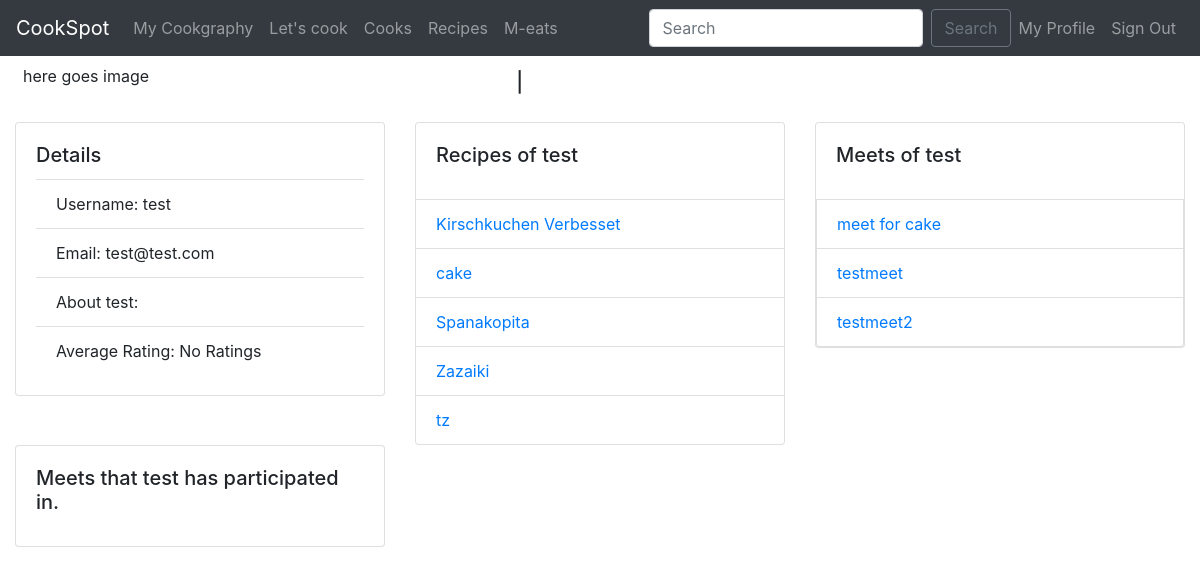
Page /test/myprofile/ (signed in) on the earlier database version.
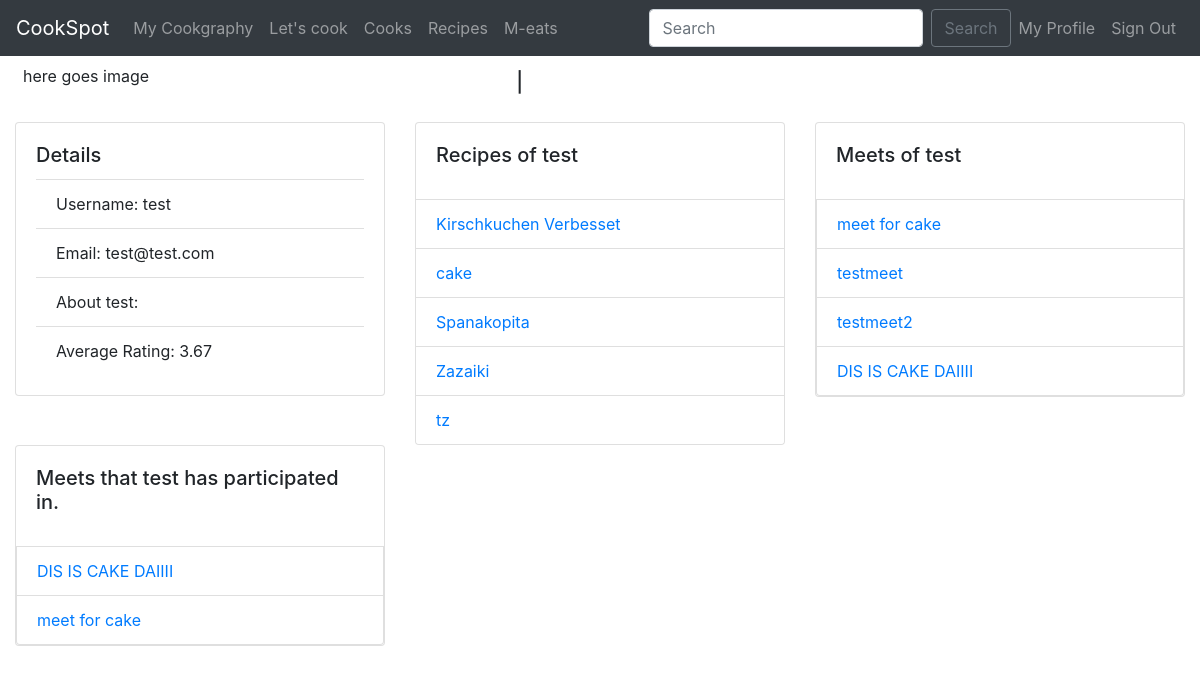
Same page on the later database version.
### CookSpot/models.py (models this page shows, shortened)
class Profile(models.Model):
    user = models.OneToOneField(User, on_delete=models.CASCADE)
    birth_date = models.DateField(null=True, blank=True)
    bio = models.TextField(max_length=500, blank=True)
    profile_photo = models.URLField()
    def get_av_rating(self):
        averagescore = 0
        for rating in (self.user.gottenratings.all()):
            averagescore += rating.rating
        try:
            averagescore /= len(self.user.gottenratings.all())
            averagescore = round(averagescore,2)
        except(ZeroDivisionError):
            averagescore = "No Ratings"
        return averagescore

class Recipe(models.Model):
    user = models.ForeignKey(User, on_delete=models.CASCADE)
    name = models.CharField(max_length=254)
    description = models.TextField()
    image = models.URLField()
    tags = models.CharField(max_length=254)
    difficulty = models.CharField(max_length=254)
    preparationtime = models.CharField(max_length=254)
    cookingtime = models.CharField(max_length=254)
    instructions = models.TextField()

class Meets(models.Model):
    user = models.ForeignKey(User, on_delete=models.CASCADE)
    recipe = models.ForeignKey(Recipe, on_delete=models.CASCADE)
    maximumparticipants = models.IntegerField(blank=True, null=True)
    participants = ManyToManyField(User, related_name="participants", blank=True)
    name = models.CharField(max_length=254)
    date = models.DateField()
    desc = models.TextField()

class UserRating(models.Model):
    fromuser = models.ForeignKey(User, on_delete=models.CASCADE, related_name='givenratings')
    touser =  models.ForeignKey(User, on_delete=models.CASCADE, related_name='gottenratings')
    meet = models.ForeignKey(Meets, blank=True, null=True, on_delete=models.PROTECT)
    rating = models.IntegerField(validators=[MinValueValidator(0),MaxValueValidator(5)])
    class META:
        constraints = [
        models.UniqueConstraint(fields=["fromuser", "touser", "meet"], name="1 Rating per Meet")
    ]

### CookSpot/views.py (the view)
# urls.py: path("<str:User_username>/myprofile/", views.profile, name="myprofile"),
@login_required()
def profile(request,User_username):
    user = User.objects.get(username=User_username)
    loggedin = request.user
    return render(request, "user.html", {'user': user, 'loggedin':loggedin})

### templates/user.html (shortened to what the changed rows need)
{% extends "index.html" %}
{% block content %}
{% if request.user.pk == user.pk %}
<div class="row py-2">
  <div class="col-sm-12 col-md-4 ">
      <div class="card">
          <div class="card-body">
              <h5 class="card-title">Details</h5>
              <button type="button" class="btn btn-primary" data-toggle="modal" data-target="#exampleModal">Edit profile details</button>
          <ul class="list-group list-group-flush" id="detailsList">
            <li class="list-group-item">My username: {{user.username}}</li>
            <li class="list-group-item">My email: {{user.email}}</li>
            <li class="list-group-item">About me: {{user.profile.bio}}</li>
            <li class="list-group-item">Average Rating: {{user.profile.get_av_rating}}</li>
          </ul>
          <div class="modal fade" id="exampleModal" tabindex="-1" role="dialog" aria-labelledby="exampleModalLabel" aria-hidden="true">
            <div class="modal-dialog" role="document">
              <div class="modal-content">
                <div class="modal-header">
                  <h5 class="modal-title" id="exampleModalLabel">Modal title</h5>
                  <button type="button" class="close" data-dismiss="modal" aria-label="Close">
                    <span aria-hidden="true">&times;</span>
                  </button>
                </div>
                <div class="modal-body">
                  <form method="POST" action="{% url 'web:editUserDetails' %}">  {% csrf_token %}
                    <div class="form-row">
                      <div class="col">
                        <input type="text" name="firstName" class="form-control" placeholder="First name">
                      </div>
                      <div class="col">
                        <input type="text" name="lastName" class="form-control" placeholder="Last name">
                      </div>
                    </div>
                    <div class="form-group">
                      <label for="username" class="col-form-label">Username:</label>
                      <input type="text" name="username" class="form-control" id="username">
                    </div>
                    <div class="form-group">
                      <label for="email" class="col-form-label">Email:</label>
                      <input type="email" name="email" class="form-control" id="email"></textarea>
                    </div>
                    <div class="form-group">
                      <label for="bio" class="col-form-label">Bio</label>
                      <input type="text" name="bio" class="form-control" id="bio"></textarea>
                    </div>
                    <div class="form-group">
                      <label for="image">Add a profile picture!</label>
                      <input type="url" alt="here goes picture" placeholder="Enter the URL of the image" class="form-control" id="image" name="image" pattern="https://.*">
                    </div>
                    <button type="submit" class="btn btn-primary">Add changes</button>
                  </form>
                </div>
              </div>
            </div>
          </div>
        </div>
      </div>
  </div>
  <div class="col-sm-12 col-md-4 ">
      <div class="card">
          <div class="card-body">
              <h5 class="card-title">My recipes</h5>
            </div>
          <ul class="list-group list-group-flush">
            {% for recipe in user.recipe_set.all %}
              <li class="list-group-item"><a href="/{{user.username}}/recipe/{{recipe.name}}">{{recipe.name}}</a></li>
            {% endfor %}
          </ul>
          <a href="/{{user.username}}/newrecipe/" class="btn btn-info" role="button">Add New Recipe</a>
        </div>
  </div>
  <div class="col-sm-12 col-md-4 ">
      <div class="card">
          <div class="card-body">
              <h5 class="card-title">Meets that you have organized</h5>
            </div>
          {% for meet in user.meets_set.all %}
              <li class="list-group-item"><a href="/{{user.username}}/meet/{{meet.name}}">{{meet.name}}</a></li>
            {% endfor %}
          <a href="/{{user.username}}/newmeet/" class="btn btn-info" role="button">Create a new meet</a>
        </div>
  </div>
  <div class="col-sm-12 col-md-4 ">
      <div class="card">
          <div class="card-body">
              <h5 class="card-title">Meets that you have participated in.</h5>
            </div>
          {% for meet in user.participants.all %}
              <li class="list-group-item"><a href="/{{meet.user}}/meet/{{meet.name}}">{{meet.name}}</a></li>
            {% endfor %}
        </div>
  </div>
{% else %}
<div class="row py-2">
  <div class="col-sm-12 col-md-4 ">
      <div class="card">
          <div class="card-body">
            <h5 class="card-title">Details</h5>
            <ul class="list-group list-group-flush" id="detailsList">
              <li class="list-group-item">Username: {{user.username}}</li>
              <li class="list-group-item">Email: {{user.email}}</li>
              <li class="list-group-item">About {{user.username}}: {{user.profile.bio}}</li>
              <li class="list-group-item">Average Rating: {{user.profile.get_av_rating}}</li>
            </ul>
        </div>
      </div>
  </div>
  <div class="col-sm-12 col-md-4 ">
      <div class="card">
          <div class="card-body">
              <h5 class="card-title">Recipes of {{user.username}}</h5>
            </div>
          <ul class="list-group list-group-flush">
            {% for recipe in user.recipe_set.all %}
              <li class="list-group-item"><a href="/{{user.username}}/recipe/{{recipe.name}}">{{recipe.name}}</a></li>
            {% endfor %}
          </ul>
        </div>
  </div>
  <div class="col-sm-12 col-md-4 ">
      <div class="card">
          <div class="card-body">
              <h5 class="card-title">Meets of {{user.username}}</h5>
            </div>
          {% for meet in user.meets_set.all %}
              <li class="list-group-item"><a href="/{{user.username}}/meet/{{meet.name}}">{{meet.name}}</a></li>
            {% endfor %}
        </div>
  </div>
  <div class="col-sm-12 col-md-4 ">
      <div class="card">
          <div class="card-body">
              <h5 class="card-title">Meets that {{user.username}} has participated in.</h5>
            </div>
          {% for meet in user.participants.all %}
              <li class="list-group-item"><a href="/{{meet.user}}/meet/{{meet.name}}">{{meet.name}}</a></li>
            {% endfor %}
        </div>
  </div>
{% endif %}
{% endblock %}

Differences in the rows shown:
now on one of the page's lists (row edited): Meets: name "meet for cake"
added Meets: name "DIS IS CAKE DAIIII"
Other differences:
{{ user.profile.get_av_rating }}: "No Ratings" → "3.67"
